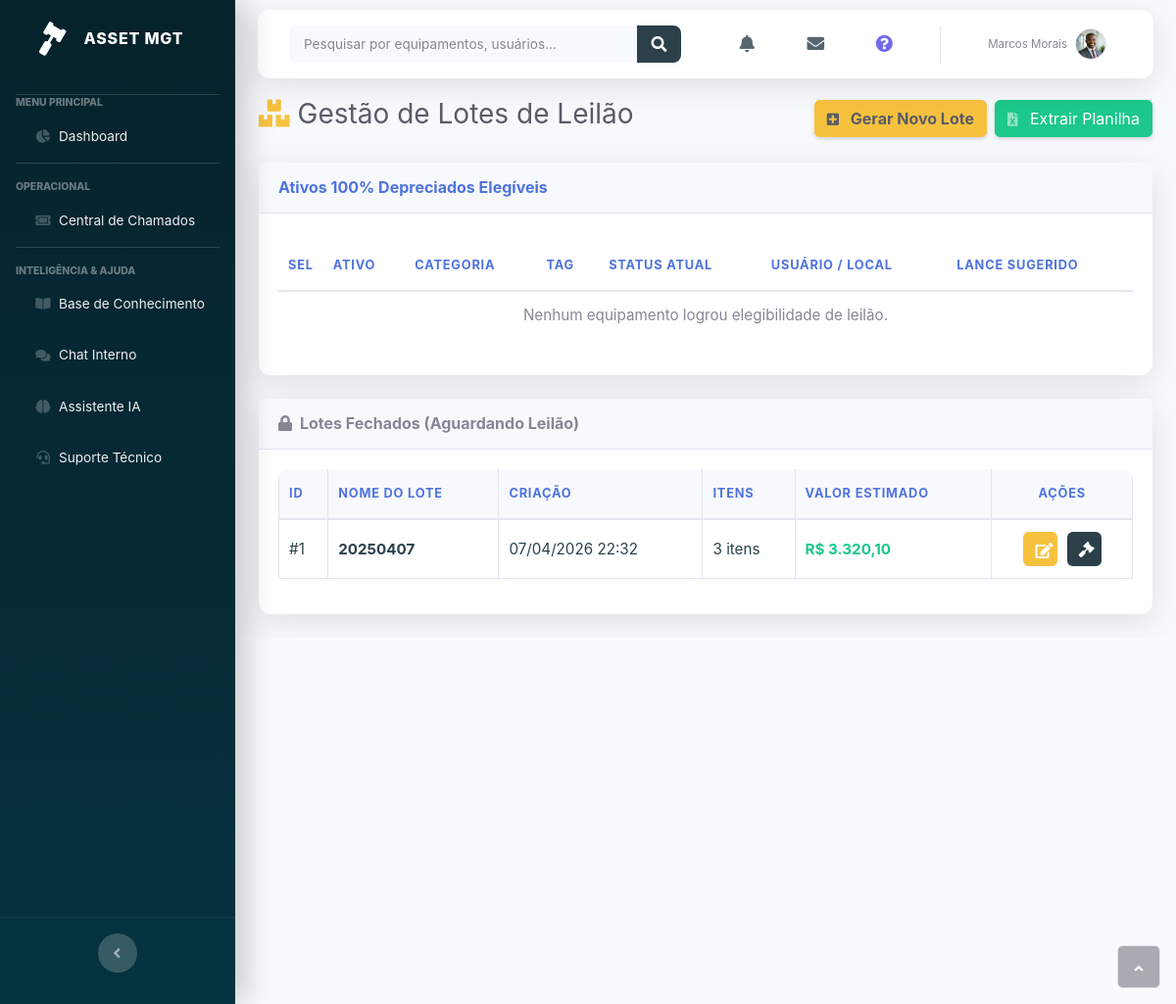
/leiloes.php (signed in), run on the app's committed database.
### tables this page shows
CREATE TABLE `lotes_leilao` (
  `id_lote` int(11) NOT NULL AUTO_INCREMENT,
  `nome_lote` varchar(255) NOT NULL,
  `data_criacao` datetime DEFAULT current_timestamp(),
  `status` enum('Aberto','Fechado','Leiloado') DEFAULT 'Aberto',
  PRIMARY KEY (`id_lote`)
);

### leiloes.php (the view, shortened to what the rows shown need)
<?php
include_once 'conexao.php';
$dep_config = [
    'taxa_depreciacao' => 10.00,
    'taxa_tier1' => 10.00,
    'taxa_tier2' => 10.00,
    'taxa_tier3' => 10.00,
    'taxa_tier4' => 10.00,
    'taxa_infraestrutura' => 10.00,
    'periodo_anos' => 1,
    'periodo_meses' => 0,
    'elegivel_doacao' => 0,
    'tempo_doacao_anos' => 5,
    'tempo_doacao_meses' => 0,
    'destinacao_tier1' => DESTINO_DOACAO,
    'destinacao_tier2' => DESTINO_DOACAO,
    'destinacao_tier3' => DESTINO_DOACAO,
    'destinacao_tier4' => DESTINO_DOACAO,
    'destinacao_infraestrutura' => DESTINO_DOACAO,
    'elegivel_leilao' => 0
];
$result_dep = mysqli_query($conn, "SELECT * FROM configuracoes_depreciacao LIMIT 1");
if ($result_dep && mysqli_num_rows($result_dep) > 0) {
    $dep_config = mysqli_fetch_assoc($result_dep);
}
$leilao_global = intval($dep_config['elegivel_leilao'] ?? 0);
?>
<!DOCTYPE html>
<html lang="<?php echo $_SESSION['idioma'] ?? 'pt-br'; ?>">
<head>
    <link rel="stylesheet" href="/assets/bootstrap/css/bootstrap.min.css?h=10db4134a440e5796ec9b2db37a80278">
    <link rel="stylesheet" href="https://use.fontawesome.com/releases/v5.12.0/css/all.css">
    <link rel="stylesheet" href="/assets/css/Nunito.css">
    <?php include_once 'sidebar_style.php'; ?>
</head>
<body id="page-top">
    <div id="wrapper">
                <?php include_once 'sidebar_menu.php'; ?>
        <div class="d-flex flex-column" id="content-wrapper">
            <div id="content">
                <div class="container-fluid">
                    <div class="card shadow mb-4">
                        <div class="card-body">
                            <?php if (!$leilao_global): ?>
                                <div class="alert alert-warning">
                                    <i class="fas fa-exclamation-triangle mr-2"></i>
                                    <?php echo __('A política global de Leilão está temporariamente desativada nas configurações.'); ?>
                                </div>
                            <?php else: ?>
                                <form id="exportForm" method="POST" target="_blank">
                                    <div class="table-responsive table mt-2" id="dataTable" role="grid" aria-describedby="dataTable_info">
                                    <table class="table my-0 table-hover" id="loteTable">
                                        <thead>
                                            <tr>
                                                <th style="width: 40px;"><?php echo __('Sel'); ?></th>
                                                <th><?php echo __('Ativo'); ?></th>
                                                <th><?php echo __('Categoria'); ?></th>
                                                <th><?php echo __('Tag'); ?></th>
                                                <th><?php echo __('Status Atual'); ?></th>
                                                <th><?php echo __('Usuário / Local'); ?></th>
                                                <th><?php echo __('Lance Sugerido'); ?></th>
                                            </tr>
                                        </thead>
                                    </table>
                                </div>
                                </form>
                            <?php endif; ?>
                        </div>
                    </div>
                    <div class="card shadow mb-4">
                        <div class="card-body">
                            <div class="table-responsive">
                                <table class="table table-bordered">
                                    <thead class="bg-gray-100">
                                        <tr>
                                            <th>ID</th>
                                            <th><?php echo __('Nome do Lote'); ?></th>
                                            <th><?php echo __('Criação'); ?></th>
                                            <th><?php echo __('Itens'); ?></th>
                                            <th><?php echo __('Valor Estimado'); ?></th>
                                            <th class="text-center"><?php echo __('Ações'); ?></th>
                                        </tr>
                                    </thead>
                                    <tbody>
                                        <?php
                                        $resLotes = mysqli_query($conn, "
                                            SELECT l.*, COUNT(a.id_asset) as qtd, SUM(a.valor) as total_valor
                                            FROM lotes_leilao l
                                            LEFT JOIN ativos a ON l.id_lote = a.id_lote
                                            WHERE l.status = 'Fechado'
                                            GROUP BY l.id_lote
                                            ORDER BY l.data_criacao DESC
                                        ");
                                        if (mysqli_num_rows($resLotes) > 0):
                                            while($l = mysqli_fetch_assoc($resLotes)):
                                        ?>
                                            <tr>
                                                <td>#<?php echo $l['id_lote']; ?></td>
                                                <td><strong><?php echo htmlspecialchars($l['nome_lote']); ?></strong></td>
                                                <td><?php echo date('d/m/Y H:i', strtotime($l['data_criacao'])); ?></td>
                                                <td><?php echo $l['qtd']; ?> <?php echo __('itens'); ?></td>
                                                <td class="text-success font-weight-bold">R$ <?php echo number_format($l['total_valor'] * 0.1, 2, ',', '.'); ?></td>
                                                <td class="text-center">
                                                    <button class="btn btn-warning btn-action mr-1" onclick="editLote(<?php echo $l['id_lote']; ?>, '<?php echo addslashes($l['nome_lote']); ?>')" title="<?php echo __('Editar Lote'); ?>">
                                                        <i class="fas fa-edit"></i>
                                                    </button>
                                                    <button class="btn btn-primary btn-action" style="background: #2c404a; border: none;" onclick="auctionLote(<?php echo $l['id_lote']; ?>)" title="<?php echo __('Finalizar Leilão'); ?>">
                                                        <i class="fas fa-gavel text-white"></i>
                                                    </button>
                                                </td>
                                            </tr>
                                        <?php
                                            endwhile;
                                        else:
                                            echo "<tr><td colspan='6' class='text-center py-3 text-muted'>" . __('Nenhum lote fechado no momento.') . "</td></tr>";
                                        endif;
                                        ?>
                                    </tbody>
                                </table>
                            </div>
                        </div>
                    </div>
                    </div>
                </div>
            </div>
        </div>
</body>
</html>

### data on the page
lotes_leilao: id_lote "1", nome_lote "20250407", data_criacao "07/04/2026 22:32", qtd "3", total_valor "3.320,10"

### other printed values
__('Menu Principal') "MENU PRINCIPAL"
__('Dashboard') "Dashboard"
__('Operacional') "OPERACIONAL"
__('Central de Chamados') "Central de Chamados"
__('Inteligência & Ajuda') "INTELIGÊNCIA & AJUDA"
__('Base de Conhecimento') "Base de Conhecimento"
__('Chat Interno') "Chat Interno"
__('Assistente IA') "Assistente IA"
__('Suporte Técnico') "Suporte Técnico"
$userName "Marcos Morais"
__('Gestão de Lotes de Leilão') "Gestão de Lotes de Leilão"
__('Gerar Novo Lote') "Gerar Novo Lote"
__('Extrair Planilha') "Extrair Planilha"
__('Ativos 100% Depreciados Elegíveis') "Ativos 100% Depreciados Elegíveis"
__('Sel') "SEL"
